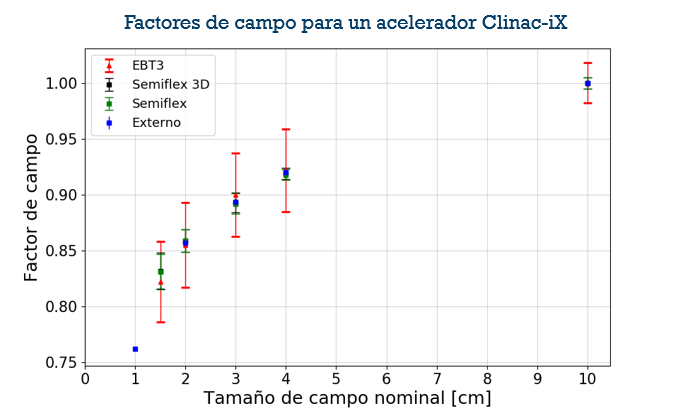
#> input picture docs/assets/Factores_de_campo_6FFF.png, 675 x 410 px, found by its file name
$ jupyter execute --allow-errors Reducir_imagen.ipynb
#> lines starting #> are read from the running program, lines starting #| are printed output that depends on the picture
[cell 1]
# pip install scikit-image

import skimage.io as io
from skimage import transform

I = io.imread("Factores_de_campo_6FFF.PNG")
#> I is the input picture: shape (410, 675, 4); mean R, G, B, A 247.6, 247.6, 248, 255
image_rescaled = transform.rescale(I, 0.50, anti_aliasing=True, channel_axis=2)
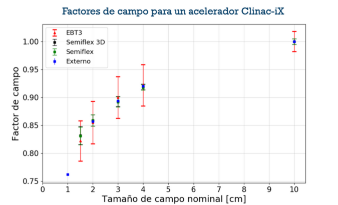
#> image_rescaled: shape (205, 338, 4) float64; mean R, G, B, A 0.971, 0.971, 0.973, 1
#> (the rest of this cell did not finish here and is left out)


$ run again, with docs/assets/Calibracion.png copied over docs/assets/Factores_de_campo_6FFF.png
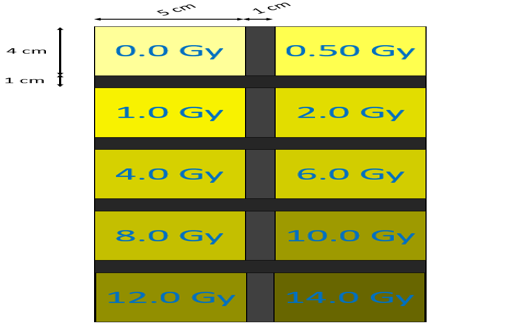
#> input picture docs/assets/Calibracion.png, 513 x 328 px, found by its file name
#> I is the input picture: shape (328, 513, 4); mean R, G, B, A 194, 195.1, 125.3, 255
#> `image_rescaled = transform.rescale(I, 0.50, anti_aliasing=True, channe..`:
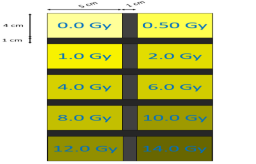
#> image_rescaled: shape (164, 256, 4) float64; mean R, G, B, A 0.761, 0.765, 0.491, 1
